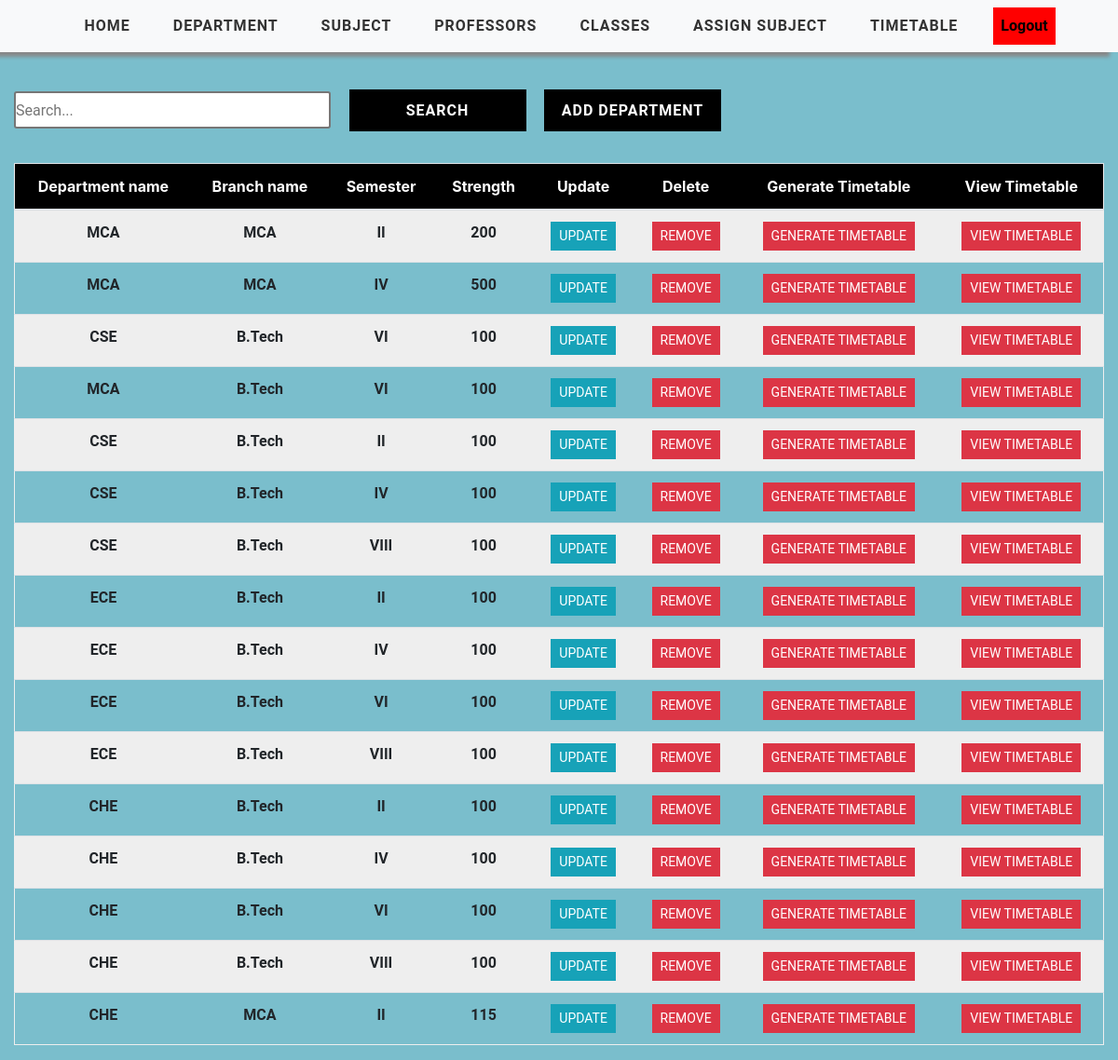
Screenshot of /department_view/ (signed in) with the database file from the repository.
### timetableapp/models.py (models this page shows, shortened)
class Department(models.Model):
    SEMESTER = (
    ('I' ,'I'),
    ('II' ,'II'),
    ('III' ,'III'),
    ('IV' ,'IV'),
    ('V' ,'V'),
    ('VI' ,'VI'),
    ('VII' ,'VII'),
    ('VIII' ,'VIII'),
    )
    BRANCH_NAME = (
    ('B.Tech' ,'B.Tech'),
    ('MCA' ,'MCA'),
    )
    DEPARTMENT_NAME = (
    ('MCA' ,'MCA'),
    ('CSE' ,'CSE'),
    ('ECE' ,'ECE'),
    ('CHE' ,'CHE'),
    )
    user = models.ForeignKey(User, on_delete=models.CASCADE, null=True, blank=True)
    branch_name=models.CharField(max_length=200, choices=BRANCH_NAME)
    department_name=models.CharField(max_length=200, choices=DEPARTMENT_NAME)
    semester = models.CharField(max_length=200, choices=SEMESTER)
    students_length=models.IntegerField(default=100)
    class Meta:
        unique_together = ('department_name','branch_name','semester')

### timetableapp/views.py (the view)
# urls.py: path('department_view/', views.DepartmentTable, name='department_view'),
@login_required(login_url='login')
def DepartmentTable(request):
    department1 = Department.objects.all()
    context = {'department1': department1}
    return render(request, 'department/DepartmentTable.html', context)

### timetableapp/templates/department/DepartmentTable.html
{% extends 'timetableapp/main.html' %}
{% load static %}
{% block content %}
<div class="viewcontainer">
    <div class="container-fluid">
    <div class="search">
        <input type="text" class="searchbox" placeholder="Search...">
        <input type="submit" value="Search" class="searchButton">
        <a href="{% url 'add-department' %}"><button class="searchButton">Add Department </button></a>
    </div>
    <div style="overflow-x:auto">
        <table class="table text-center">
            <thead class="table-header" style="color: white;">
			<tr>
                <div class="header__item filter__link" >
                   <th scope="col" class="text-center">Department name</th>
                </div>
                <div class="header__item filter__link" >
                    <th scope="col" class="text-center">Branch name</th>
                 </div>
                <div class="header__item filter__link">
                  <th class="text-center" scope="col">Semester</th>
                </div>
                <div class="header__item filter__link">
                    <th class="text-center" scope="col">Strength</th>
                  </div>
                <div class="header__item filter__link">
                    <th class="text-center" scope="col"> Update</th>
                </div>
                <div class="header__item filter__link">
                     <th class="text-center" scope="col">Delete</th>
                </div>
                <div class="header__item filter__link">
                    <th class="text-center" scope="col">Generate Timetable</th>
                </div>
                <div class="header__item filter__link">
                    <th class="text-center" scope="col">View Timetable</th>
                </div>
			</tr>
            </thead>
			<tbody class="tab-content">
                {% for department in department1 %}
				    <tr class="table-row text-center">
                        <th scope="row" class="table-data">{{ department.department_name }}</th>
						<th scope="row" class="table-data"  >{{ department.branch_name }}</th>
                        <th scope="row" class="table-data">{{ department.semester}}</th>
                        <th scope="row" class="table-data">{{ department.students_length }}</th>
                        <th scope="row" class="table-data"> <a href="{% url 'update-departmentview' dep_name=department.department_name b_name=department.branch_name sem=department.semester %}" class="btn btn-sm btn-info">Update</a></th>
                        <th scope="row" class="table-data"> <a href="{% url 'delete-department' dep_name=department.department_name b_name=department.branch_name sem=department.semester %}" class="btn btn-sm btn-danger" >Remove</a></th>
                        <th scope="row" class="table-data"> <a href="{% url 'generate-timetable-course' dep_name=department.department_name b_name=department.branch_name sem=department.semester %}" class="btn btn-sm btn-danger" >Generate Timetable</a></th>
                        <th scope="row" class="table-data"> <a href="" class="btn btn-sm btn-danger" >View Timetable</a></th>
					</tr>
                {% endfor %}
            </tbody>
        </table>
        </div>
    </div>
</div>
{% endblock %}

### static/css/style.css (style rules this page uses)
a { cursor: pointer; }

### static/css/tables.css (style rules this page uses)
*, *:before, *:after { box-sizing: border-box; }
body { font-family: "Roboto", sans-serif; margin: 0; background-color: white; }
.table { border: 1px solid #eeeeee; overflow-y: auto; overflow-x: auto; height: max-content; }
.table-header { width: 100%; background: #000; padding: 18px 0; top: 0; }
.table-row { width: 100%; padding: 18px 0; }
.table-row:nth-of-type(odd) { background: #eeeeee; }
.table-data, .header__item { flex: 1 1 20%; text-align: center; font-family: Roboto, sans-serif; font-weight: bold; }
.header__item { text-transform: uppercase; }
.filter__link { color: white; text-decoration: none; position: relative; display: inline-block; padding-left: 24px; padding-right: 24px; }
.filter__link::after { content: ""; position: absolute; right: -18px; color: white; font-size: 12px; top: 50%; transform: translateY(-50%); }
.btn { border-radius: 0 !important; font-family: Roboto, sans-serif !important; text-transform: uppercase; }
.search { display: inline-block; }
.searchbox { width: 340px; height: 40px; border-style: solid; border-radius: 3px; font-family: Roboto, sans-serif; text-align: justify; }
.searchButton { width: 190px; height: 45px ; font-family: Roboto, sans-serif; text-transform: uppercase; letter-spacing: 1px; font-weight: bolder; color: white ; background: black; margin-left: 15px; margin-top: 40px; border-color: black ; border-radius: 0 ; border-style: solid; border-width: 3px ; }

### static/css/add.css (style rules this page uses)
* { margin:0; padding:0; box-sizing: border-box; }
.viewcontainer { background-color: #7abecc; min-height: 100vh; }
.container-fluid { display: flex; flex-direction: column; gap:10px; }

### static/css/nav.css (style rules this page uses)
* { margin:0; padding:0; box-sizing: border-box; }

### rows the page displays
Department: department_name "MCA", branch_name "MCA", semester "II", students_length "200"
Department: department_name "MCA", branch_name "MCA", semester "IV", students_length "500"
Department: department_name "CSE", branch_name "B.Tech", semester "VI", students_length "100"
Department: department_name "MCA", branch_name "B.Tech", semester "VI", students_length "100"
Department: department_name "CSE", branch_name "B.Tech", semester "II", students_length "100"
Department: department_name "CSE", branch_name "B.Tech", semester "IV", students_length "100"
Department: department_name "CSE", branch_name "B.Tech", semester "VIII", students_length "100"
Department: department_name "ECE", branch_name "B.Tech", semester "II", students_length "100"
Department: department_name "ECE", branch_name "B.Tech", semester "IV", students_length "100"
Department: department_name "ECE", branch_name "B.Tech", semester "VI", students_length "100"
Department: department_name "ECE", branch_name "B.Tech", semester "VIII", students_length "100"
Department: department_name "CHE", branch_name "B.Tech", semester "II", students_length "100"
Department: department_name "CHE", branch_name "B.Tech", semester "IV", students_length "100"
Department: department_name "CHE", branch_name "B.Tech", semester "VI", students_length "100"
Department: department_name "CHE", branch_name "B.Tech", semester "VIII", students_length "100"
Department: department_name "CHE", branch_name "MCA", semester "II", students_length "115"
